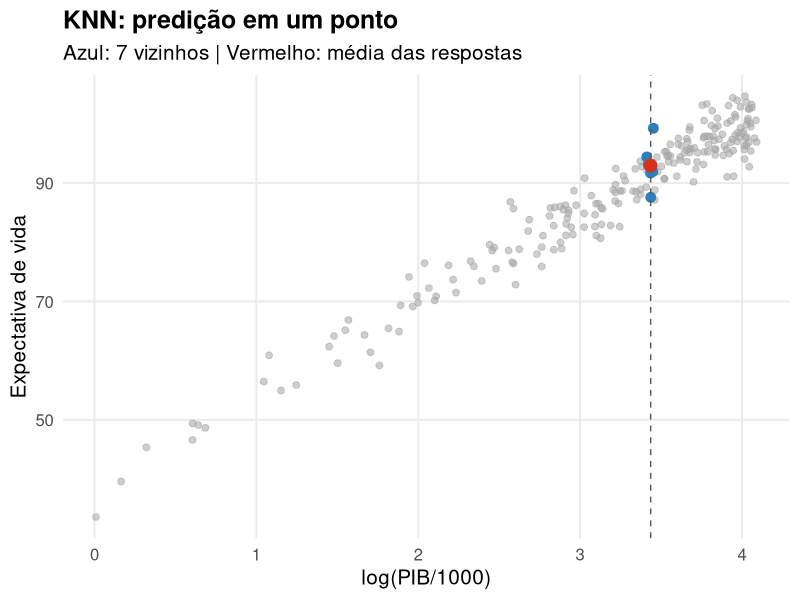
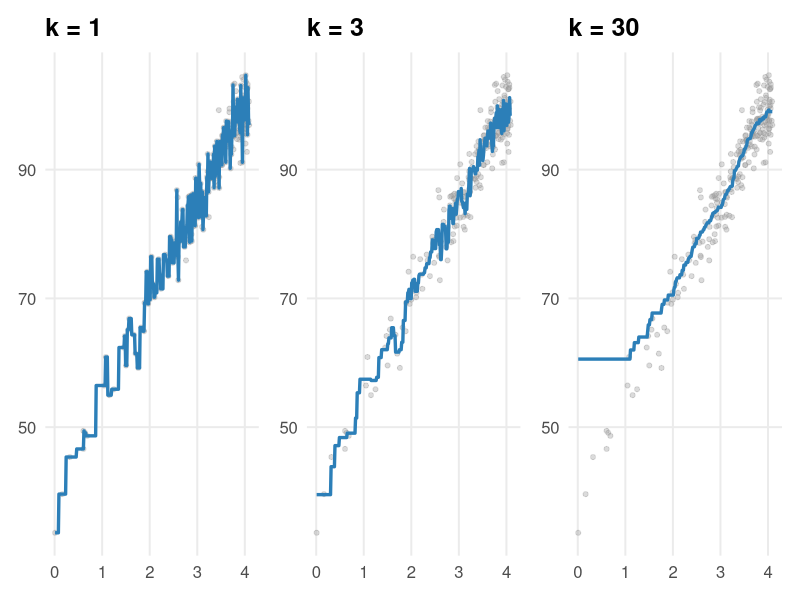
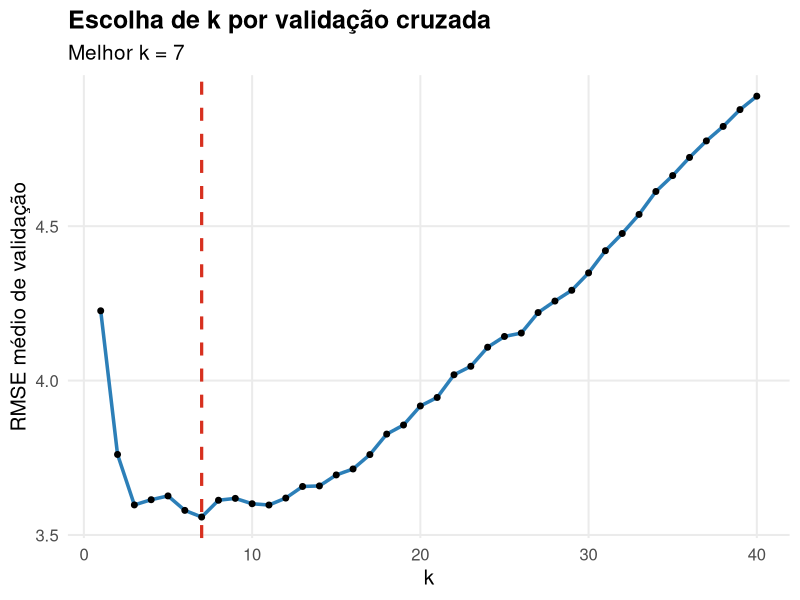
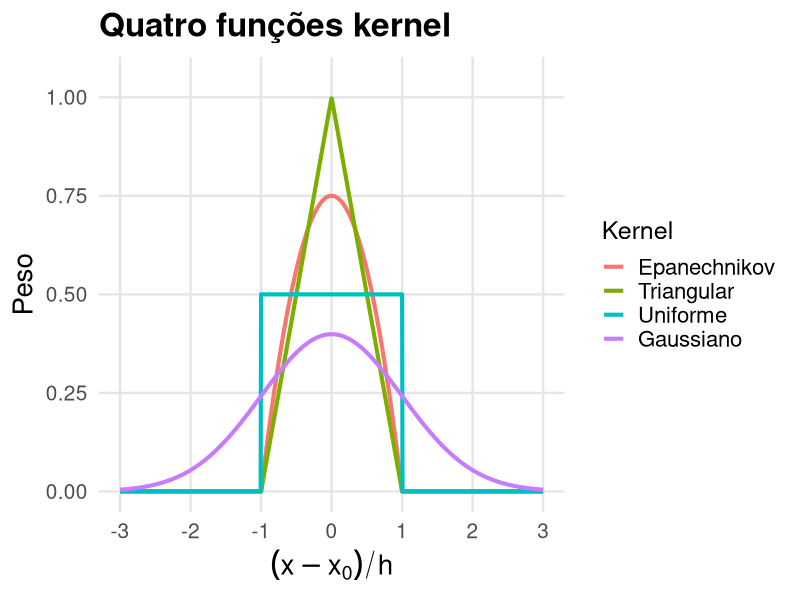
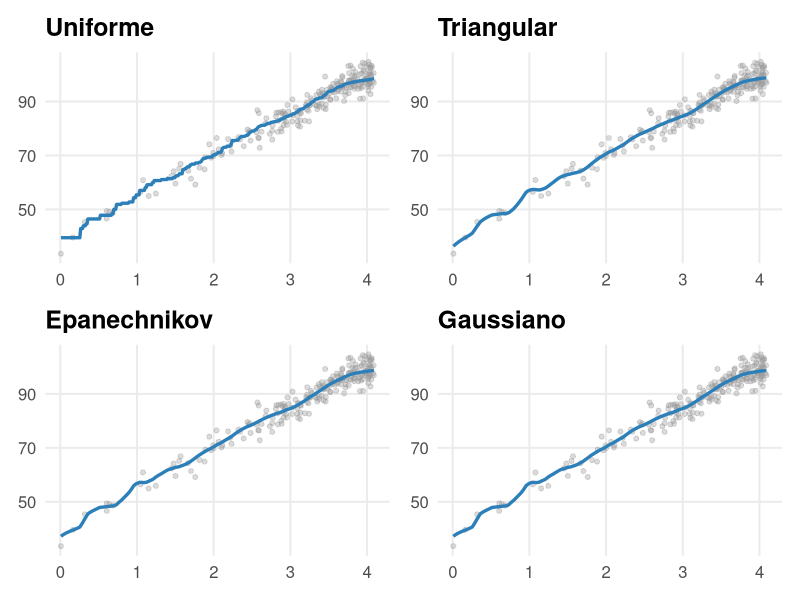
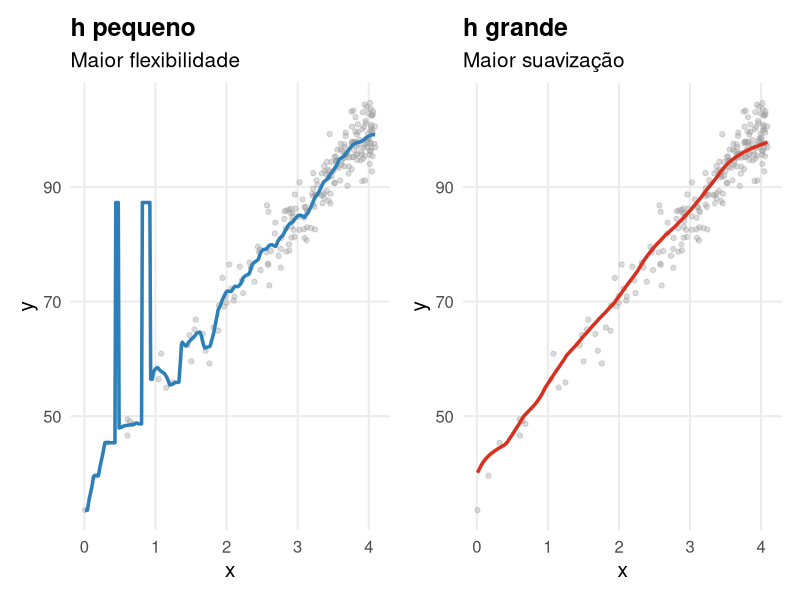
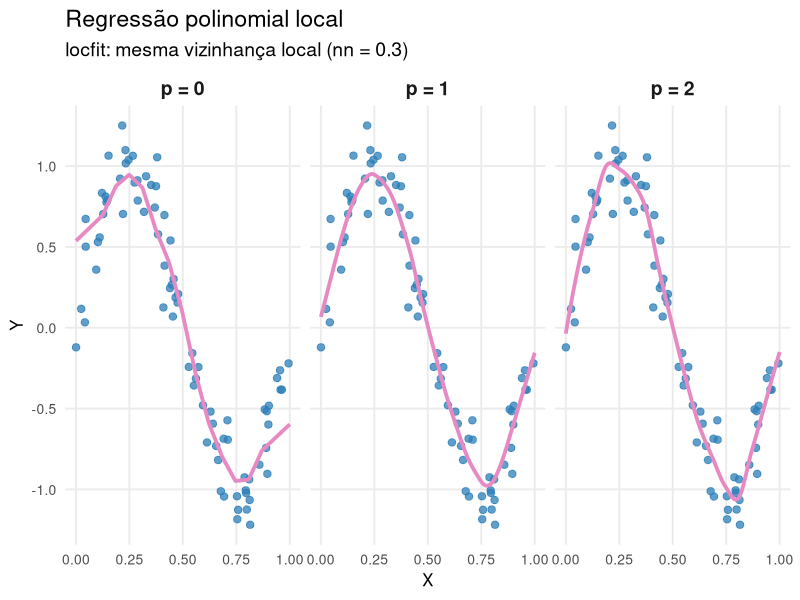

The R source for these figures, in order:
## ---- chunk 1
#| include: false
library(ggplot2)
library(dplyr)
library(tidyr)
library(patchwork)

tema <- theme_minimal(base_size = 15) +
  theme(panel.grid.minor = element_blank(),
        plot.title = element_text(face = "bold"))

set.seed(125)
pib <- runif(220,1000,60000)
df_pib <- data.frame(
  x = log(pib/1000),
  log_pib = log(pib/1000),
  vida = 40 + 15*log(pib/1000) + rnorm(220,0,3)
)

grid_x <- seq(min(df_pib$x), max(df_pib$x), length.out = 350)

pred_knn <- function(x0, x, y, k){
  sapply(x0, function(z){
    ids <- order(abs(x-z))[seq_len(min(k,length(x)))]
    mean(y[ids])
  })
}

kernel_fun <- function(u, tipo = "epanechnikov"){
  if(tipo == "uniforme") return(0.5*(abs(u)<=1))
  if(tipo == "triangular") return(pmax(1-abs(u),0))
  0.75*pmax(1-u^2,0)*(abs(u)<=1)
}

pred_kernel <- function(x0, x, y, h, tipo = "epanechnikov"){
  sapply(x0,function(z){
    w <- kernel_fun((z-x)/h,tipo)
    if(sum(w)==0) return(mean(y))
    sum(w*y)/sum(w)
  })
}
## ---- chunk 2
#| fig-width: 8
#| fig-height: 4.7
#| out-width: 78%
#| fig-align: center
x0 <- median(df_pib$x); k0 <- 7
ids <- order(abs(df_pib$x-x0))[1:k0]
yhat0 <- mean(df_pib$vida[ids])
ggplot(df_pib,aes(x,vida))+
 geom_point(color="gray65",alpha=.55,size=2)+
 geom_point(data=df_pib[ids,],color="#2C7FB8",size=3)+
 geom_vline(xintercept=x0,linetype=2,color="gray35")+
 geom_point(data=data.frame(x=x0,vida=yhat0),aes(x,vida),inherit.aes=FALSE,color="#D7301F",size=4)+
 tema+labs(title="KNN: predição em um ponto",subtitle="Azul: 7 vizinhos | Vermelho: média das respostas",x="log(PIB/1000)",y="Expectativa de vida")
## ---- chunk 3
#| fig-width: 11
#| fig-height: 4
#| out-width: 94%
#| fig-align: center
plot_knn <- function(k){
 gd<-data.frame(x=grid_x,pred=pred_knn(grid_x,df_pib$x,df_pib$vida,k))
 ggplot(df_pib,aes(x,vida))+geom_point(color="gray60",alpha=.35,size=1.4)+
 geom_line(data=gd,aes(x,pred),color="#2C7FB8",linewidth=1.15)+
 tema+theme(axis.title=element_blank())+ggtitle(paste0("k = ",k))
}
plot_knn(1)+plot_knn(3)+plot_knn(30)
## ---- chunk 4
#| fig-width: 8
#| fig-height: 4.5
#| out-width: 76%
#| fig-align: center
set.seed(505)
fold<-sample(rep(1:10,length.out=nrow(df_pib))); ks<-1:40
rmse_cv<-sapply(ks,function(k){
 mean(sapply(1:10,function(f){
  tr<-df_pib[fold!=f,]; va<-df_pib[fold==f,]
  pr<-pred_knn(va$x,tr$x,tr$vida,k)
  sqrt(mean((va$vida-pr)^2))
 }))
})
cv_knn<-data.frame(K=ks,RMSE=rmse_cv); kb<-ks[which.min(rmse_cv)]
ggplot(cv_knn,aes(K,RMSE))+geom_line(color="#2C7FB8",linewidth=1.2)+geom_point(size=1.7)+
 geom_vline(xintercept=kb,color="#D7301F",linetype=2,linewidth=1.1)+tema+
 labs(title="Escolha de k por validação cruzada",subtitle=paste("Melhor k =",kb),x="k",y="RMSE médio de validação")
## ---- chunk 5
#| echo: false
#| warning: false
#| message: false
#| fig-align: center
#| fig-width: 11
#| fig-height: 6

library(ggplot2)
library(dplyr)
library(tidyr)

# ---------------------------------------------------------
# Valores de u = (x - x0)/h
# ---------------------------------------------------------

u <- seq(-3, 3, length.out = 1000)

# ---------------------------------------------------------
# Funções Kernel
# ---------------------------------------------------------

# Uniforme
K_uniforme <- ifelse(
  abs(u) <= 1,
  1/2,
  0
)

# Triangular
K_triangular <- ifelse(
  abs(u) <= 1,
  1 - abs(u),
  0
)

# Epanechnikov
K_epanechnikov <- ifelse(
  abs(u) <= 1,
  (3/4) * (1 - u^2),
  0
)

# Gaussiano
K_gaussiano <- (1 / sqrt(2 * pi)) *
  exp(-u^2 / 2)

# ---------------------------------------------------------
# Base de dados
# ---------------------------------------------------------

dados <- data.frame(
  u = u,
  Epanechnikov = K_epanechnikov,
  Triangular = K_triangular,
  Uniforme = K_uniforme,
  Gaussiano = K_gaussiano
)

dados_long <- dados |>
  pivot_longer(
    cols = -u,
    names_to = "Kernel",
    values_to = "Peso"
  )

# Ordem da legenda
dados_long$Kernel <- factor(
  dados_long$Kernel,
  levels = c(
    "Epanechnikov",
    "Triangular",
    "Uniforme",
    "Gaussiano"
  )
)

# ---------------------------------------------------------
# Gráfico
# ---------------------------------------------------------

ggplot(
  dados_long,
  aes(
    x = u,
    y = Peso,
    color = Kernel
  )
) +
  geom_line(
    linewidth = 1.4
  ) +
  
  scale_x_continuous(
    breaks = -3:3
  ) +
  
  scale_y_continuous(
    breaks = seq(0, 1, by = 0.25),
    limits = c(0, 1.05)
  ) +
  
  labs(
    title = "Quatro funções kernel",
    x = expression((x - x[0]) / h),
    y = "Peso",
    color = "Kernel"
  ) +
  
  theme_minimal(base_size = 18) +
  
  theme(
    plot.title = element_text(
      size = 24,
      face = "bold"
    ),
    
    axis.title.x = element_text(
      size = 20
    ),
    
    axis.title.y = element_text(
      size = 20
    ),
    
    axis.text = element_text(
      size = 15
    ),
    
    legend.title = element_text(
      size = 18
    ),
    
    legend.text = element_text(
      size = 16
    ),
    
    legend.position = "right",
    
    panel.grid.minor = element_blank(),
    
    panel.grid.major = element_line(
      color = "grey90",
      linewidth = 0.8
    )
  )
## ---- chunk 6
#| fig-width: 14
#| fig-height: 6
#| out-width: 100%
#| fig-align: center

h0 <- .35

plot_kernel <- function(tipo, titulo) {
  
  gd <- data.frame(
    x = grid_x,
    pred = pred_kernel(
      grid_x,
      df_pib$x,
      df_pib$vida,
      h0,
      tipo
    )
  )
  
  ggplot(df_pib, aes(x, vida)) +
    geom_point(
      color = "gray60",
      alpha = .35,
      size = 1.4
    ) +
    geom_line(
      data = gd,
      aes(x, pred),
      color = "#2C7FB8",
      linewidth = 1.15
    ) +
    tema +
    theme(
      axis.title = element_blank()
    ) +
    ggtitle(titulo)
}

plot_kernel("uniforme", "Uniforme") +
  plot_kernel("triangular", "Triangular") +
  plot_kernel("epanechnikov", "Epanechnikov") +
  plot_kernel("gaussiano", "Gaussiano")
## ---- chunk 7
#| fig-width: 10
#| fig-height: 4.2
#| out-width: 88%
#| fig-align: center
g1<-data.frame(x=grid_x,pred=pred_kernel(grid_x,df_pib$x,df_pib$vida,.12,"epanechnikov"))
g2<-data.frame(x=grid_x,pred=pred_kernel(grid_x,df_pib$x,df_pib$vida,.65,"epanechnikov"))
p1<-ggplot(df_pib,aes(x,vida))+geom_point(color="gray60",alpha=.35)+geom_line(data=g1,aes(x,pred),color="#2C7FB8",linewidth=1.2)+tema+labs(title="h pequeno",subtitle="Maior flexibilidade",x="x",y="y")
p2<-ggplot(df_pib,aes(x,vida))+geom_point(color="gray60",alpha=.35)+geom_line(data=g2,aes(x,pred),color="#D7301F",linewidth=1.2)+tema+labs(title="h grande",subtitle="Maior suavização",x="x",y="y")
p1+p2
## ---- chunk 8
library(ggplot2)
library(dplyr)
library(locfit)

set.seed(123)

# ---------------------------------------------------------
# 1. Dados simulados
# ---------------------------------------------------------

n <- 80

x <- sort(runif(n, 0, 1))

y <- sin(2 * pi * x) +
  rnorm(n, sd = 0.18)

df <- data.frame(
  x = x,
  y = y
)

# ---------------------------------------------------------
# 2. Grade para predição
# ---------------------------------------------------------

xg <- seq(
  0,
  1,
  length.out = 500
)

# ---------------------------------------------------------
# 3. Parâmetro de suavização
# ---------------------------------------------------------
#
# No locfit, nn controla a fração de observações
# utilizada localmente.
#
# nn menor -> ajuste mais local/flexível
# nn maior -> ajuste mais suave
#

nn <- 0.30

# ---------------------------------------------------------
# 4. Ajustes de regressão polinomial local
# ---------------------------------------------------------

# p = 0: constante local
fit_p0 <- locfit(
  y ~ lp(x, nn = nn, deg = 0),
  data = df
)

# p = 1: regressão linear local
fit_p1 <- locfit(
  y ~ lp(x, nn = nn, deg = 1),
  data = df
)

# p = 2: regressão quadrática local
fit_p2 <- locfit(
  y ~ lp(x, nn = nn, deg = 2),
  data = df
)

# ---------------------------------------------------------
# 5. Predições
# ---------------------------------------------------------

pred_df <- bind_rows(
  
  data.frame(
    x = xg,
    y_hat = predict(
      fit_p0,
      newdata = data.frame(x = xg)
    ),
    modelo = "p = 0"
  ),
  
  data.frame(
    x = xg,
    y_hat = predict(
      fit_p1,
      newdata = data.frame(x = xg)
    ),
    modelo = "p = 1"
  ),
  
  data.frame(
    x = xg,
    y_hat = predict(
      fit_p2,
      newdata = data.frame(x = xg)
    ),
    modelo = "p = 2"
  )
)

# Ordem dos painéis
pred_df$modelo <- factor(
  pred_df$modelo,
  levels = c(
    "p = 0",
    "p = 1",
    "p = 2"
  )
)

# ---------------------------------------------------------
# 6. Replicar os pontos nos três painéis
# ---------------------------------------------------------

points_df <- bind_rows(
  transform(df, modelo = "p = 0"),
  transform(df, modelo = "p = 1"),
  transform(df, modelo = "p = 2")
)

points_df$modelo <- factor(
  points_df$modelo,
  levels = c(
    "p = 0",
    "p = 1",
    "p = 2"
  )
)

# ---------------------------------------------------------
# 7. Gráfico
# ---------------------------------------------------------

ggplot() +
  
  geom_point(
    data = points_df,
    aes(x = x, y = y),
    color = "#2C7FB8",
    size = 2.2,
    alpha = 0.75
  ) +
  
  geom_line(
    data = pred_df,
    aes(x = x, y = y_hat),
    color = "#E78AC3",
    linewidth = 1.3
  ) +
  
  facet_wrap(
    ~ modelo,
    nrow = 1
  ) +
  
  labs(
    title = "Regressão polinomial local",
    subtitle = paste0(
      "locfit: mesma vizinhança local (nn = ",
      nn,
      ")"
    ),
    x = "X",
    y = "Y"
  ) +
  
  theme_minimal(
    base_size = 14
  ) +
  
  theme(
    strip.text = element_text(
      size = 14,
      face = "bold"
    ),
    
    axis.title = element_text(
      size = 12
    ),
    
    axis.text = element_text(
      size = 10
    ),
    
    panel.grid.minor = element_blank(),
    
    legend.position = "none"
  )
